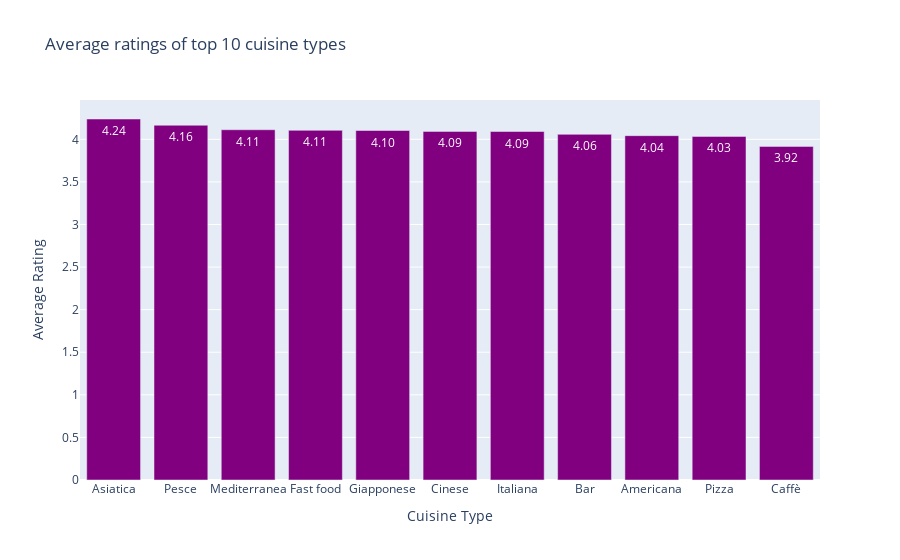

The cell this chart's notebook holds for it:
### Code cell
import plotly.graph_objs as go

# Sort the dictionary in descending order of averages
neew_sorted = sorted(neew, key=lambda k: k['averages'], reverse=True)

# Create a bar chart with labels on the x-axis and averages on the y-axis
fig = go.Figure(go.Bar(
    x=[d['labels'] for d in neew_sorted],
    y=[d['averages'] for d in neew_sorted],
    marker_color='purple', # Change the color of the bars to purple
    text=[f'{d["averages"]:.2f}' for d in neew_sorted], # Set the text to the y-axis values
    textposition='auto' # Set the position of the text
))

# Set the plot title and axis labels
fig.update_layout(
    title='Average ratings of top 10 cuisine types',
    xaxis_title='Cuisine Type',
    yaxis_title='Average Rating'
)

# Show the plot
fig.show()

### Figure 1 — Plotly figure (JSON) as saved in the notebook; plotly's stock layout.template omitted (floating-point values rounded to 4 significant figures)
{"data": [{"marker": {"color": "purple"}, "text": ["4.24", "4.16", "4.11", "4.11", "4.10", "4.09", "4.09", "4.06", "4.04", "4.03", "3.92"], "textposition": "auto", "type": "bar", "x": ["Asiatica", "Pesce", "Mediterranea", "Fast food", "Giapponese", "Cinese", "Italiana", "Bar", "Americana", "Pizza", "Caffè"], "y": [4.238, 4.165, 4.112, 4.105, 4.103, 4.093, 4.092, 4.058, 4.043, 4.034, 3.917]}], "layout": {"title": {"text": "Average ratings of top 10 cuisine types"}, "xaxis": {"title": {"text": "Cuisine Type"}}, "yaxis": {"title": {"text": "Average Rating"}}}}
